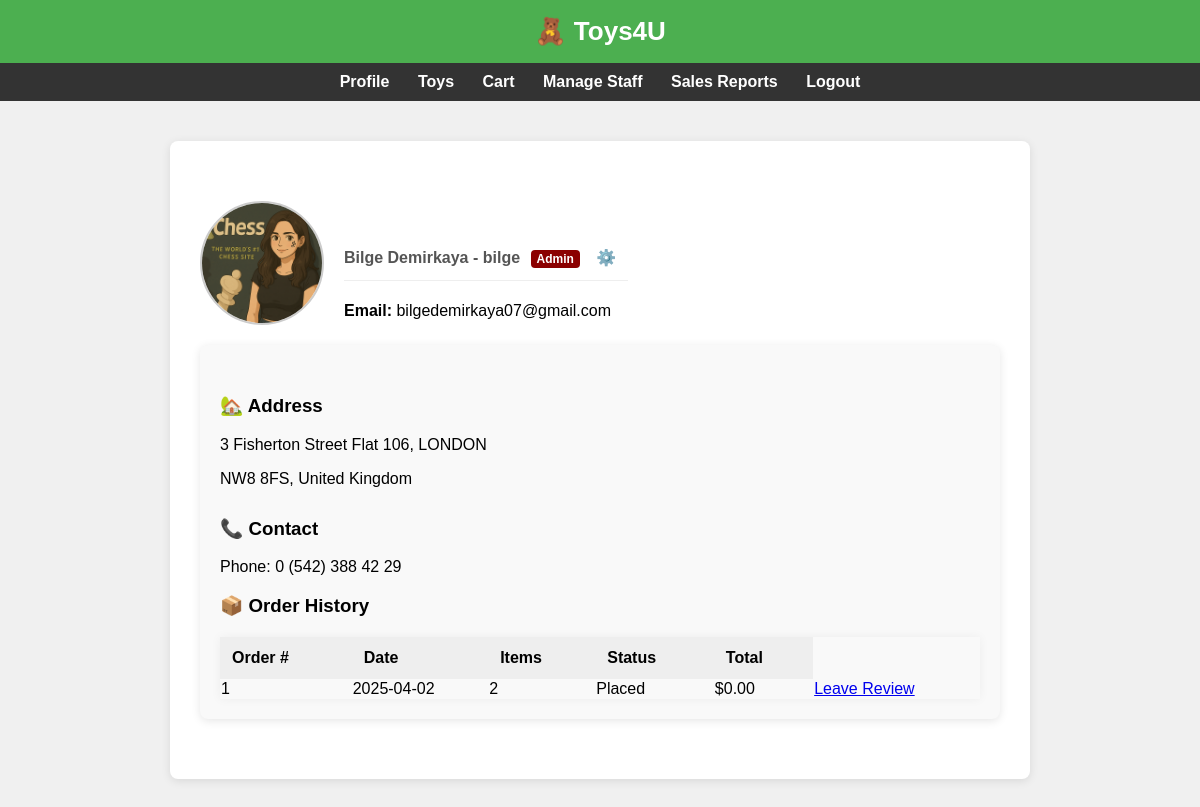
The page /profile/ (signed in) on the database as committed earlier.
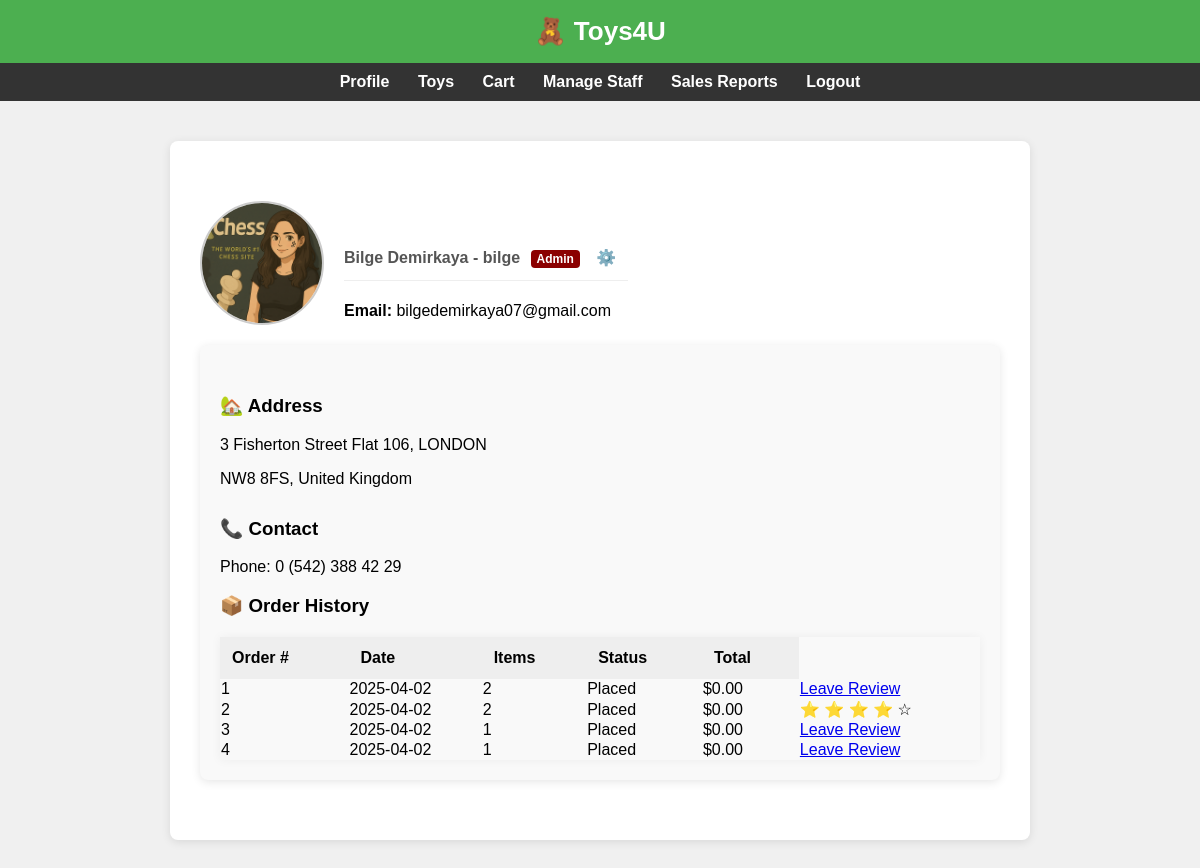
The same page on the database as committed later.
### core/models.py (models this page shows, shortened)
class User(AbstractUser):
    profile_pic = models.ImageField(upload_to='profile_pics/', blank=True, null=True)

class UserRole(models.Model):
    user = models.ForeignKey(User, on_delete=models.CASCADE, related_name='roles')
    role = models.ForeignKey(Role, on_delete=models.CASCADE)
    granted_by = models.ForeignKey(User, on_delete=models.SET_NULL, null=True, blank=True, related_name='granted_roles')
    assigned_at = models.DateTimeField(auto_now_add=True)

class UserContactDetail(models.Model):
    user = models.ForeignKey(User, on_delete=models.CASCADE)
    phone_number = models.CharField(max_length=20)
    address = models.ForeignKey(Address, on_delete=models.SET_NULL, null=True, blank=True)

class Address(models.Model):
    street = models.CharField(max_length=255)
    city = models.CharField(max_length=100)
    postal_code = models.CharField(max_length=20)
    country = models.CharField(max_length=100)

class Order(models.Model):
    user = models.ForeignKey(User, on_delete=models.CASCADE)
    address = models.ForeignKey(Address, on_delete=models.SET_NULL, null=True)
    order_date = models.DateField(auto_now_add=True)
    is_customized = models.BooleanField(default=False)
    specification = models.TextField(blank=True, null=True, help_text="Custom specifications for the order")
    status = models.CharField(max_length=20, default='Draft')
    cost = models.DecimalField(max_digits=8, decimal_places=2, default=0.0)

### core/views.py (the view)
# urls.py: path('profile/', views.profile, name='profile'),
@login_required
def profile(request):
    orders = Order.objects.filter(user=request.user).exclude(status='Draft').order_by('-order_date') # Order by most recent
    contact_details = UserContactDetail.objects.get(user=request.user)
    try:
        staff = Staff.objects.get(user=request.user)
    except Staff.DoesNotExist:
        staff = None
    return render(request, 'core/profile.html', {
        'orders': orders,
        'user': request.user,
        'contact_details': contact_details,
        'staff': staff
    })

### core/context_processors.py (called while the page is built)
def role_flags(request):
    if request.user.is_authenticated:
        roles = request.user.roles.values_list('role__role_name', flat=True)
        return {
            'is_staff': 'staff' in roles,
            'is_admin': 'administrator' in roles,
            'is_manager': getattr(request.user, 'staff', None) and request.user.staff.staff_type == 'manager'
        }
    return {}

### core/templates/core/profile.html (shortened to what this page needs)
{% extends 'core/base.html' %}
{% block content %}
<div style="max-width: 900px; margin: 30px auto;">
    <div style="display: flex; align-items: center; gap: 20px;">
        {% if user.profile_pic %}
            <img src="{{ user.profile_pic.url }}" alt="Profile Picture" style="width: 120px; height: 120px; border-radius: 50%; object-fit: cover; border: 2px solid #ccc;">
        {% else %}
            <div style="width: 120px; height: 120px; background: #eee; border-radius: 50%; display: flex; align-items: center; justify-content: center; font-size: 18px; color: #666;">
                No Photo
            </div>
        {% endif %}
        <div>
            <h4>{{ user.first_name }} {{ user.last_name }} - {{ user.username }}
            {% with rolesObjects=user.roles.all %}
            {% for roleObject in rolesObjects %}
                {% if roleObject.role.role_name == 'administrator' %}
                    <span style="background-color: darkred; color: white; padding: 2px 6px; border-radius: 4px; font-size: 12px; margin-left: 6px;">Admin</span>
                    <a href="{% url 'staff_list' %}" style="display: inline-block; margin-top: 10px; padding: 8px 12px; border-radius: 4px; text-decoration: none;">
                        ⚙️
                    </a>
                {% endif %}
            {% endfor %}
        {% endwith %}</h4>
            <p><strong>Email:</strong> {{ user.email }}</p>
        </div>
    </div>
    <div style="padding: 20px; background: #f9f9f9; border-radius: 8px; box-shadow: 0 2px 10px rgba(0,0,0,0.1);">
        <h3 style="margin-top: 30px;">🏡 Address</h3>
        {% if contact_details.address %}
            <p>{{ contact_details.address.street }}, {{ contact_details.address.city }}</p>
            <p>{{ contact_details.address.postal_code }}, {{ contact_details.address.country }}</p>
        {% else %}
            <p style="color: gray;">No address provided.</p>
        {% endif %}
        <h3 style="margin-top: 30px;">📞 Contact</h3>
        {% if contact_details.phone_number %}
            <p>Phone: {{ contact_details.phone_number }}</p>
        {% else %}
            <p style="color: gray;">No phone number provided.</p>
        {% endif %}
        <h3 style="margin-top: 4 0px;">📦 Order History</h3>
        {% if orders %}
        <table style="width: 100%; border-collapse: collapse; box-shadow: 0 0 10px rgba(0,0,0,0.05); margin-top: 20px;">
            <thead>
                <tr style="background-color: #eee;">
                    <th style="padding: 12px; text-align: left;">Order #</th>
                    <th style="padding: 12px; text-align: left;">Date</th>
                    <th style="padding: 12px; text-align: left;">Items</th>
                    <th style="padding: 12px; text-align: left;">Status</th>
                    <th style="padding: 12px; text-align: left;">Total</th>
                </tr>
            </thead>
            <tbody>
                {% for order in orders %}
                <tr>
                    <td>{{ order.id }}</td>
                    <td>{{ order.order_date|date:"Y-m-d" }}</td>
                    <td>{{ order.orderitem_set.count }}</td>
                    <td>{{ order.status }}</td>
                    <td>${{ order.cost }}</td>
                    <td>
                        {% if order.status == 'Placed' and order.review %}
                            {% with order.review.rating as rating %}
                                {% for i in "12345" %}
                                    {% if forloop.counter <= rating %}
                                        ⭐
                                    {% else %}
                                        ☆
                                    {% endif %}
                                {% endfor %}
                            {% endwith %}
                        {% elif order.status == 'Placed' %}
                            <a href="{% url 'leave_review' order.id %}">Leave Review</a>
                        {% endif %}
                    </td>
                </tr>
                {% endfor %}
            </tbody>
        </table>
    </div>
    {% else %}
        <p style="color: gray;">No past orders yet.</p>
    {% endif %}
</div>
{% endblock %}

### core/templates/core/base.html (shortened to what this page needs)
<!DOCTYPE html>
<html lang="en">
<head>
</head>
<body>
<header>🧸 Toys4U</header>
{% if user.is_authenticated %}
<nav>
    <a href="/profile/">Profile</a>
    <a href="/toys/">Toys</a>
    <a href="/cart/">Cart</a>
{% if is_admin %}
    <a href="/staff-list/">Manage Staff</a>
    <a href="{% url 'sales_report' %}">Sales Reports</a>
{% endif %}
<a href="/logout/">Logout</a>
</nav>
{% else %}
<nav>
    <a href="/login/">Login</a>
    <a href="/register/">Register</a>
</nav>
{% endif %}
<div class="container">
    {% block content %}
    {% endblock %}
</div>
</body>
</html>

### core/templates/core/base.html (style rules this page uses)
body { font-family: Arial; background: #f0f0f0; margin: 0; padding: 0; }
header { background-color: #4CAF50; color: white; padding: 16px; text-align: center; font-size: 26px; font-weight: bold; }
nav { background: #333; padding: 10px; text-align: center; }
nav a { color: white; text-decoration: none; margin: 0 12px; font-weight: bold; }
.container { max-width: 800px; margin: 40px auto; background: white; padding: 30px; border-radius: 8px; box-shadow: 0 2px 10px rgba(0,0,0,0.1); }
img { max-width: 150px; border-radius: 8px; margin-bottom: 20px; }
h4 { margin-top: 20px; color: #555; border-bottom: 1px solid #eee; padding-bottom: 5px; }

Rows that differ between the two databases and show on the page:
added Order: id "2", order_date "2025-04-02", orderitem_set.count "2", status "Placed", cost "0.00"
added Order: id "3", order_date "2025-04-02", orderitem_set.count "1", status "Placed", cost "0.00", shows "Leave Review"
added Order: id "4", order_date "2025-04-02", orderitem_set.count "1", status "Placed", cost "0.00", shows "Leave Review"
